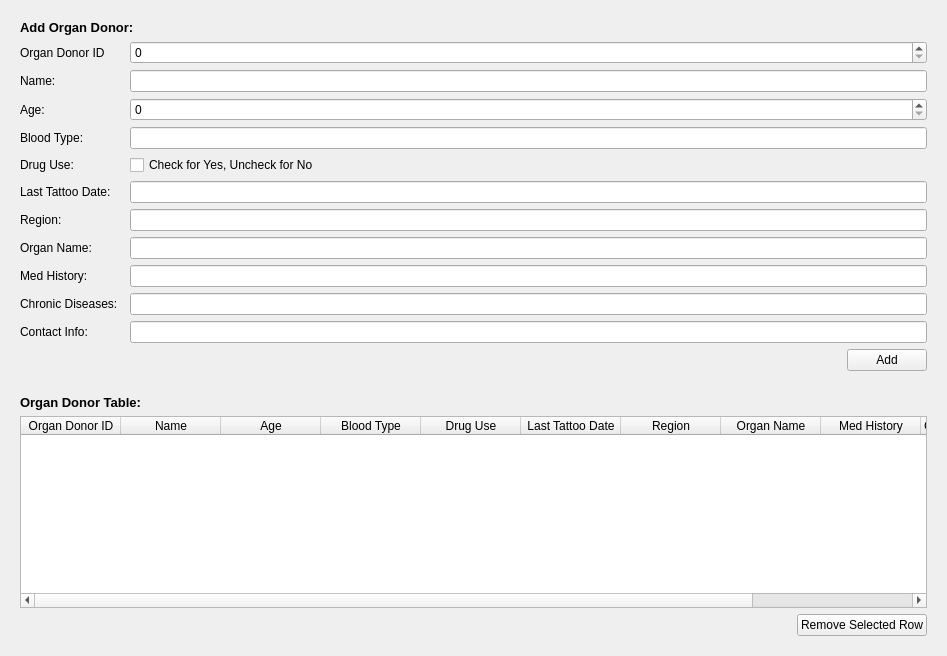
          <widget class="QWidget" name="organ_donor_tab">
           <attribute name="title">
            <string>Organ Donor</string>
           </attribute>
           <layout class="QGridLayout" name="gridLayout_34">
            <item row="0" column="0">
             <widget class="QWidget" name="add_organ_donor_widget" native="true">
              <layout class="QGridLayout" name="gridLayout_32">
               <item row="6" column="2">
                <widget class="QLineEdit" name="organ_donor_last_tattoo_date_line_edit"/>
               </item>
               <item row="1" column="0">
                <widget class="QLabel" name="organ_donor_id_lbl">
                 <property name="text">
                  <string>Organ Donor ID</string>
                 </property>
                </widget>
               </item>
               <item row="3" column="2">
                <widget class="QSpinBox" name="organ_donor_age_spin_box">
                 <property name="maximum">
                  <number>2147483647</number>
                 </property>
                </widget>
               </item>
               <item row="0" column="0" colspan="3">
                <widget class="QLabel" name="add_organ_donor_lbl">
                 <property name="font">
                  <font>
                   <pointsize>10</pointsize>
                   <weight>75</weight>
                   <bold>true</bold>
                  </font>
                 </property>
                 <property name="text">
                  <string>Add Organ Donor:</string>
                 </property>
                </widget>
               </item>
               <item row="7" column="0">
                <widget class="QLabel" name="organ_donor_region_lbl">
                 <property name="text">
                  <string>Region:</string>
                 </property>
                </widget>
               </item>
               <item row="12" column="2">
                <widget class="QWidget" name="widget_4" native="true">
                 <layout class="QGridLayout" name="gridLayout_33">
                  <property name="leftMargin">
                   <number>0</number>
                  </property>
                  <property name="topMargin">
                   <number>0</number>
                  </property>
                  <property name="rightMargin">
                   <number>0</number>
                  </property>
                  <property name="bottomMargin">
                   <number>0</number>
                  </property>
                  <item row="0" column="1">
                   <widget class="QPushButton" name="add_organ_donor_push_btn">
                    <property name="text">
                     <string>Add</string>
                    </property>
                   </widget>
                  </item>
                  <item row="0" column="0">
                   <spacer name="horizontalSpacer_8">
                    <property name="orientation">
                     <enum>Qt::Horizontal</enum>
                    </property>
                    <property name="sizeHint" stdset="0">
                     <size>
                      <width>40</width>
                      <height>20</height>
                     </size>
                    </property>
                   </spacer>
                  </item>
                 </layout>
                </widget>
               </item>
               <item row="8" column="0">
                <widget class="QLabel" name="organ_donor_organ_name_lbl">
                 <property name="text">
                  <string>Organ Name:</string>
                 </property>
                </widget>
               </item>
               <item row="7" column="2">
                <widget class="QLineEdit" name="organ_donor_region_line_edit"/>
               </item>
               <item row="4" column="0">
                <widget class="QLabel" name="organ_donor_blood_type_lbl">
                 <property name="text">
                  <string>Blood Type:</string>
                 </property>
                </widget>
               </item>
               <item row="2" column="2">
                <widget class="QLineEdit" name="organ_donor_name_line_edit"/>
               </item>
               <item row="3" column="0">
                <widget class="QLabel" name="organ_donor_age_lbl">
                 <property name="text">
                  <string>Age:</string>
                 </property>
                </widget>
               </item>
               <item row="8" column="2">
                <widget class="QLineEdit" name="organ_donor_organ_name_line_edit"/>
               </item>
               <item row="1" column="2">
                <widget class="QSpinBox" name="organ_donor_id_spin_box">
                 <property name="maximum">
                  <number>2147483647</number>
                 </property>
                </widget>
               </item>
               <item row="6" column="0">
                <widget class="QLabel" name="organ_donor_last_tattoo_date_lbl">
                 <property name="text">
                  <string>Last Tattoo Date:</string>
                 </property>
                </widget>
               </item>
               <item row="2" column="0">
                <widget class="QLabel" name="organ_donor_name_lbl">
                 <property name="text">
                  <string>Name:</string>
                 </property>
                </widget>
               </item>
               <item row="9" column="0">
                <widget class="QLabel" name="organ_donor_med_history_lbl">
                 <property name="text">
                  <string>Med History:</string>
                 </property>
                </widget>
               </item>
               <item row="5" column="0">
                <widget class="QLabel" name="organ_donor_drug_use_lbl">
                 <property name="text">
                  <string>Drug Use:</string>
                 </property>
                </widget>
               </item>
               <item row="4" column="2">
                <widget class="QLineEdit" name="organ_donor_blood_type_line_edit"/>
               </item>
               <item row="9" column="2">
                <widget class="QLineEdit" name="organ_donor_med_history_line_edit"/>
               </item>
               <item row="5" column="2">
                <widget class="QCheckBox" name="organ_donor_drug_use_check_box">
                 <property name="text">
                  <string>Check for Yes, Uncheck for No</string>
                 </property>
                </widget>
               </item>
               <item row="10" column="0">
                <widget class="QLabel" name="organ_donor_chronic_diseases_lbl">
                 <property name="text">
                  <string>Chronic Diseases:</string>
                 </property>
                </widget>
               </item>
               <item row="10" column="2">
                <widget class="QLineEdit" name="organ_donor_chronic_diseases_line_edit"/>
               </item>
               <item row="11" column="0">
                <widget class="QLabel" name="organ_donor_contact_info_lbl">
                 <property name="text">
                  <string>Contact Info:</string>
                 </property>
                </widget>
               </item>
               <item row="11" column="2">
                <widget class="QLineEdit" name="organ_donor_contact_info_line_edit"/>
               </item>
              </layout>
             </widget>
            </item>
            <item row="1" column="0">
             <widget class="QWidget" name="organ_donor_table_widget" native="true">
              <layout class="QGridLayout" name="gridLayout_31">
               <property name="leftMargin">
                <number>9</number>
               </property>
               <property name="topMargin">
                <number>9</number>
               </property>
               <property name="rightMargin">
                <number>9</number>
               </property>
               <property name="bottomMargin">
                <number>9</number>
               </property>
               <item row="2" column="0">
                <spacer name="horizontalSpacer_7">
                 <property name="orientation">
                  <enum>Qt::Horizontal</enum>
                 </property>
                 <property name="sizeHint" stdset="0">
                  <size>
                   <width>771</width>
                   <height>20</height>
                  </size>
                 </property>
                </spacer>
               </item>
               <item row="0" column="0">
                <widget class="QLabel" name="organ_donor_table_lbl">
                 <property name="font">
                  <font>
                   <pointsize>10</pointsize>
                   <weight>75</weight>
                   <bold>true</bold>
                  </font>
                 </property>
                 <property name="text">
                  <string>Organ Donor Table:</string>
                 </property>
                </widget>
               </item>
               <item row="2" column="1">
                <widget class="QPushButton" name="remove_organ_donor_push_btn">
                 <property name="text">
                  <string>Remove Selected Row</string>
                 </property>
                </widget>
               </item>
               <item row="1" column="0" colspan="2">
                <widget class="QTableWidget" name="organ_donor_table">
                 <property name="editTriggers">
                  <set>QAbstractItemView::NoEditTriggers</set>
                 </property>
                 <property name="selectionMode">
                  <enum>QAbstractItemView::SingleSelection</enum>
                 </property>
                 <property name="selectionBehavior">
                  <enum>QAbstractItemView::SelectRows</enum>
                 </property>
                 <column>
                  <property name="text">
                   <string>Organ Donor ID</string>
                  </property>
                 </column>
                 <column>
                  <property name="text">
                   <string>Name</string>
                  </property>
                 </column>
                 <column>
                  <property name="text">
                   <string>Age</string>
                  </property>
                 </column>
                 <column>
                  <property name="text">
                   <string>Blood Type</string>
                  </property>
                 </column>
                 <column>
                  <property name="text">
                   <string>Drug Use</string>
                  </property>
                 </column>
                 <column>
                  <property name="text">
                   <string>Last Tattoo Date</string>
                  </property>
                 </column>
                 <column>
                  <property name="text">
                   <string>Region</string>
                  </property>
                 </column>
                 <column>
                  <property name="text">
                   <string>Organ Name</string>
                  </property>
                 </column>
                 <column>
                  <property name="text">
                   <string>Med History</string>
                  </property>
                 </column>
                 <column>
                  <property name="text">
                   <string>Chronic Diseases</string>
                  </property>
                 </column>
                 <column>
                  <property name="text">
                   <string>Contact Info</string>
                  </property>
                 </column>
                </widget>
               </item>
              </layout>
             </widget>
            </item>
           </layout>
          </widget>
